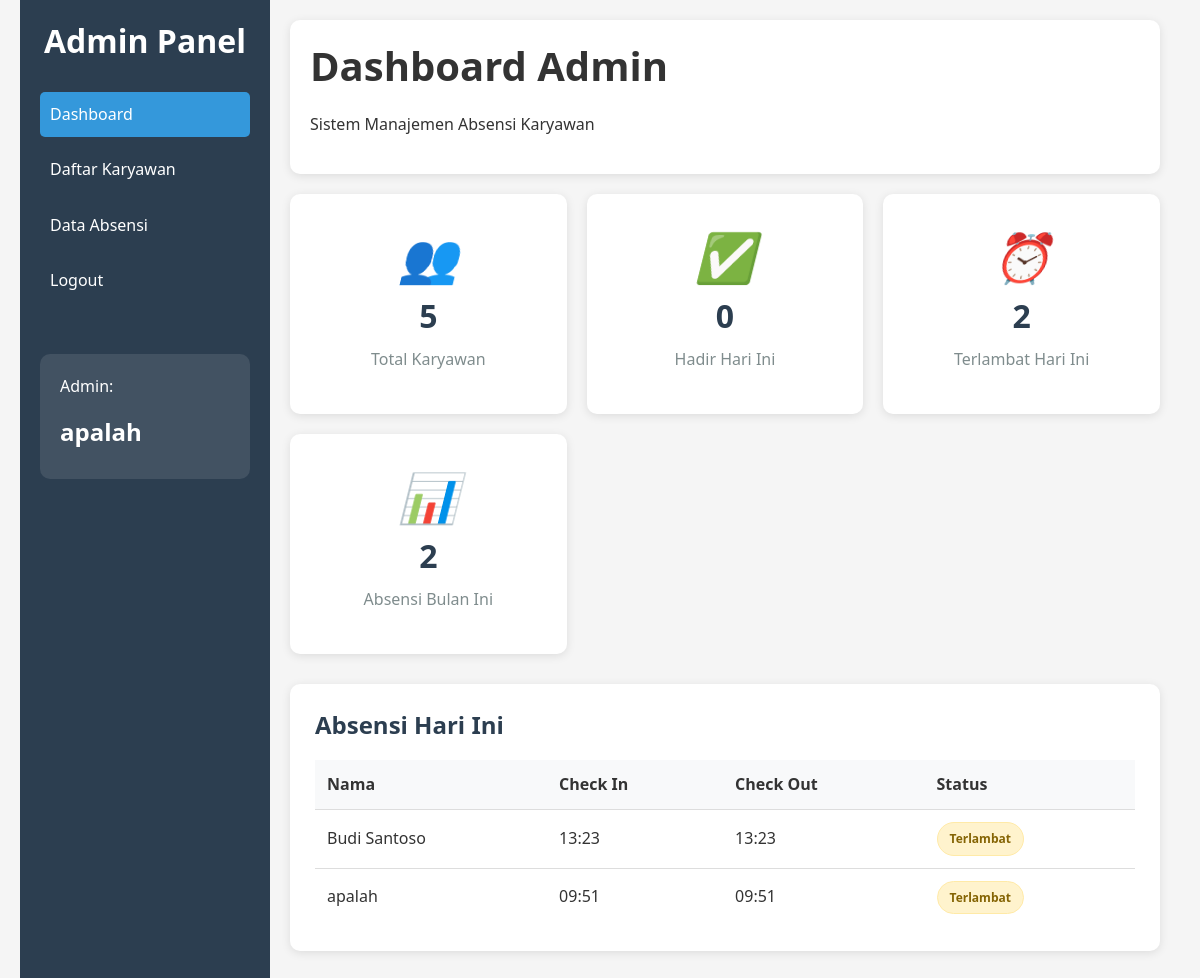
The app's page /ABSENSI_KARYAWAN/admin/dashboard.php (signed in) with its own data.
### tables this page shows
CREATE TABLE `absensi` (
  `id` int(11) NOT NULL,
  `user_id` int(11) NOT NULL,
  `tanggal` date NOT NULL,
  `check_in` time DEFAULT NULL,
  `check_out` time DEFAULT NULL,
  `status` enum('hadir','terlambat','izin','cuti','alfa') DEFAULT 'hadir',
  `created_at` timestamp NOT NULL DEFAULT current_timestamp()
);

CREATE TABLE `users` (
  `id` int(11) NOT NULL,
  `nama` varchar(100) NOT NULL,
  `email` varchar(100) NOT NULL,
  `password` varchar(255) NOT NULL,
  `role` enum('admin','karyawan') DEFAULT 'karyawan',
  `created_at` timestamp NOT NULL DEFAULT current_timestamp()
);

### ABSENSI_KARYAWAN/admin/dashboard.php (the view, shortened to what this page needs)
<?php
require_once '../config/database.php';
$total_karyawan = mysqli_fetch_assoc(mysqli_query($conn, "SELECT COUNT(*) as total FROM users WHERE role = 'karyawan'"))['total'];
$total_hadir_hari_ini = mysqli_fetch_assoc(mysqli_query($conn, "SELECT COUNT(*) as total FROM absensi WHERE tanggal = CURDATE() AND status = 'hadir'"))['total'];
$total_terlambat_hari_ini = mysqli_fetch_assoc(mysqli_query($conn, "SELECT COUNT(*) as total FROM absensi WHERE tanggal = CURDATE() AND status = 'terlambat'"))['total'];
$total_absensi_bulan_ini = mysqli_fetch_assoc(mysqli_query($conn, "SELECT COUNT(*) as total FROM absensi WHERE MONTH(tanggal) = MONTH(CURDATE())"))['total'];
?>
<!DOCTYPE html>
<html lang="id">
<head>
    <link rel="stylesheet" href="../assets/css/style.css">
</head>
<body>
    <div class="container">
        <div class="sidebar">
            <h2>Admin Panel</h2>
            <ul>
                <li class="active"><a href="dashboard.php">Dashboard</a></li>
                <li><a href="karyawan.php">Daftar Karyawan</a></li>
                <li><a href="absensi.php">Data Absensi</a></li>
                <li><a href="../logout.php">Logout</a></li>
            </ul>
            <div style="margin-top: 50px; padding: 20px; background: rgba(255,255,255,0.1); border-radius: 10px;">
                <p>Admin:</p>
                <h3><?php echo $_SESSION['nama']; ?></h3>
            </div>
        </div>
        <div class="main-content">
            <div class="header">
                <h1>Dashboard Admin</h1>
                <p>Sistem Manajemen Absensi Karyawan</p>
            </div>
            <div class="stats">
                <div class="stat-card">
                    <i>👥</i>
                    <h3><?php echo $total_karyawan; ?></h3>
                    <p>Total Karyawan</p>
                </div>
                <div class="stat-card">
                    <i>✅</i>
                    <h3><?php echo $total_hadir_hari_ini; ?></h3>
                    <p>Hadir Hari Ini</p>
                </div>
                <div class="stat-card">
                    <i>⏰</i>
                    <h3><?php echo $total_terlambat_hari_ini; ?></h3>
                    <p>Terlambat Hari Ini</p>
                </div>
                <div class="stat-card">
                    <i>📊</i>
                    <h3><?php echo $total_absensi_bulan_ini; ?></h3>
                    <p>Absensi Bulan Ini</p>
                </div>
            </div>
            <div class="card">
                <h3>Absensi Hari Ini</h3>
                <table>
                    <thead>
                        <tr>
                            <th>Nama</th>
                            <th>Check In</th>
                            <th>Check Out</th>
                            <th>Status</th>
                        </tr>
                    </thead>
                    <tbody>
                        <?php
                        $sql = "SELECT u.nama, a.* FROM absensi a
                                JOIN users u ON a.user_id = u.id
                                WHERE a.tanggal = CURDATE()
                                ORDER BY a.check_in DESC";
                        $result = mysqli_query($conn, $sql);
                        if (mysqli_num_rows($result) > 0):
                            while($row = mysqli_fetch_assoc($result)):
                        ?>
                            <tr>
                                <td><?php echo $row['nama']; ?></td>
                                <td><?php echo $row['check_in'] ? date('H:i', strtotime($row['check_in'])) : '--:--'; ?></td>
                                <td><?php echo $row['check_out'] ? date('H:i', strtotime($row['check_out'])) : '--:--'; ?></td>
                                <td>
                                    <span class="status-badge status-<?php echo $row['status']; ?>">
                                        <?php echo ucfirst($row['status']); ?>
                                    </span>
                                </td>
                            </tr>
                        <?php endwhile; else: ?>
                            <tr>
                                <td colspan="4" style="text-align: center;">Belum ada absensi hari ini</td>
                            </tr>
                        <?php endif; ?>
                    </tbody>
                </table>
            </div>
        </div>
    </div>
</body>
</html>

### ABSENSI_KARYAWAN/assets/css/style.css (style rules this page uses)
* { margin: 0; padding: 0; box-sizing: border-box; }
body { font-family: -apple-system, BlinkMacSystemFont, 'Segoe UI', Roboto, Oxygen, Ubuntu, sans-serif; line-height: 1.6; color: #333; background-color: #f5f7fa; }
.container { max-width: 1200px; margin: 0 auto; padding: 0 20px; }
h1, h2, h3, h4, h5, h6 { font-weight: 600; line-height: 1.3; margin-bottom: 0.5em; }
h1 { font-size: 2.5rem; }
h2 { font-size: 2rem; }
h3 { font-size: 1.5rem; }
p { margin-bottom: 1rem; }
a { text-decoration: none; color: #3498db; transition: color 0.3s; }
.status-badge { padding: 6px 12px; border-radius: 20px; font-size: 12px; font-weight: 600; display: inline-block; text-transform: capitalize; }
.status-terlambat { background: #fff3cd; color: #856404; border: 1px solid #ffeaa7; }
.card { background: white; padding: 25px; border-radius: 15px; margin-bottom: 25px; box-shadow: 0 5px 15px rgba(0, 0, 0, 0.1); transition: transform 0.3s ease; }
table { width: 100%; border-collapse: collapse; background: white; }
table th { padding: 15px; text-align: left; font-weight: 600; color: #333; background: #f8f9fa; border-bottom: 2px solid #dee2e6; white-space: nowrap; }
table td { padding: 15px; border-bottom: 1px solid #eee; vertical-align: middle; }
table tr:last-child td { border-bottom: none; }

### ABSENSI_KARYAWAN/admin/dashboard.php (style rules this page uses)
* { margin: 0; padding: 0; box-sizing: border-box; }
body { font-family: 'Segoe UI', Tahoma, Geneva, Verdana, sans-serif; background-color: #f5f5f5; }
.container { display: flex; min-height: 100vh; }
.sidebar { width: 250px; background: #2c3e50; color: white; padding: 20px; }
.sidebar h2 { margin-bottom: 30px; text-align: center; }
.sidebar ul { list-style: none; }
.sidebar ul li { margin-bottom: 10px; }
.sidebar ul li a { color: white; text-decoration: none; display: block; padding: 10px; border-radius: 5px; transition: background 0.3s; }
.sidebar ul li.active a { background: #3498db; }
.main-content { flex: 1; padding: 20px; }
.header { background: white; padding: 20px; border-radius: 10px; margin-bottom: 20px; box-shadow: 0 2px 10px rgba(0,0,0,0.1); }
.stats { display: grid; grid-template-columns: repeat(auto-fit, minmax(250px, 1fr)); gap: 20px; margin-bottom: 30px; }
.stat-card { background: white; padding: 25px; border-radius: 10px; box-shadow: 0 2px 10px rgba(0,0,0,0.1); text-align: center; }
.stat-card h3 { font-size: 2em; color: #2c3e50; margin-bottom: 10px; }
.stat-card p { color: #7f8c8d; }
.stat-card i { font-size: 3em; color: #3498db; margin-bottom: 15px; }
.card { background: white; padding: 25px; border-radius: 10px; margin-bottom: 20px; box-shadow: 0 2px 10px rgba(0,0,0,0.1); }
.card h3 { margin-bottom: 20px; color: #2c3e50; }
table { width: 100%; border-collapse: collapse; margin-top: 20px; }
table th, table td { padding: 12px; text-align: left; border-bottom: 1px solid #ddd; }
table th { background: #f8f9fa; font-weight: 600; }

### records on screen
absensi: user.nama "Budi Santoso", check_in "13:23", check_out "13:23", status "Terlambat"
absensi: user.nama "apalah", check_in "09:51", check_out "09:51", status "Terlambat"

### other values on screen
$_SESSION['nama'] "apalah"
$total_karyawan "5"
$total_hadir_hari_ini "0"
$total_terlambat_hari_ini "2"
$total_absensi_bulan_ini "2"
